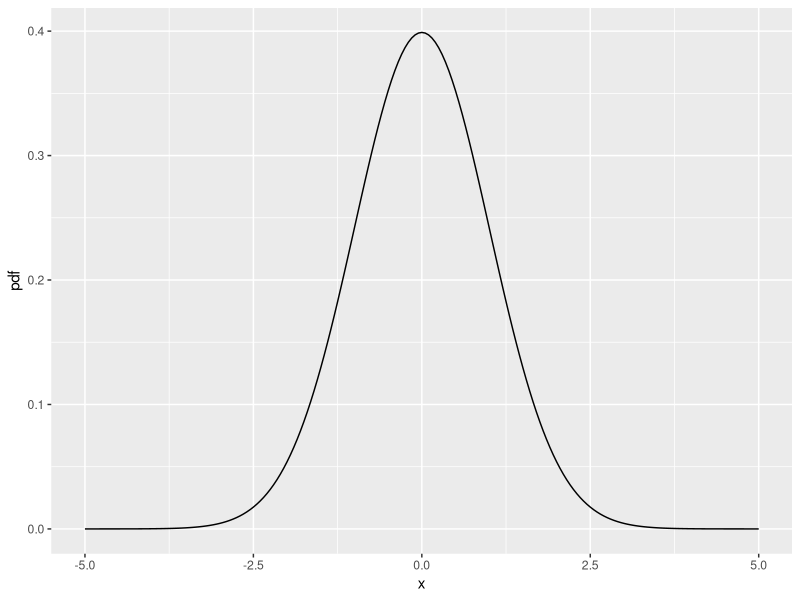
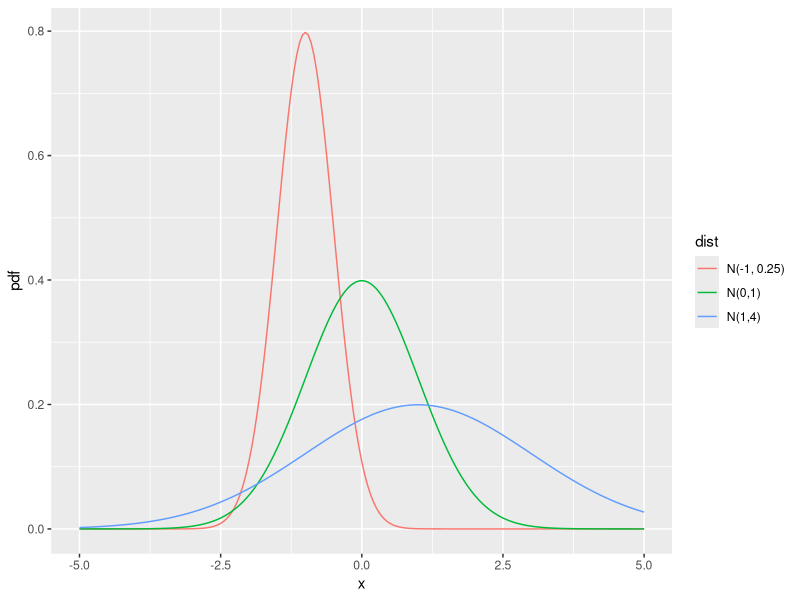
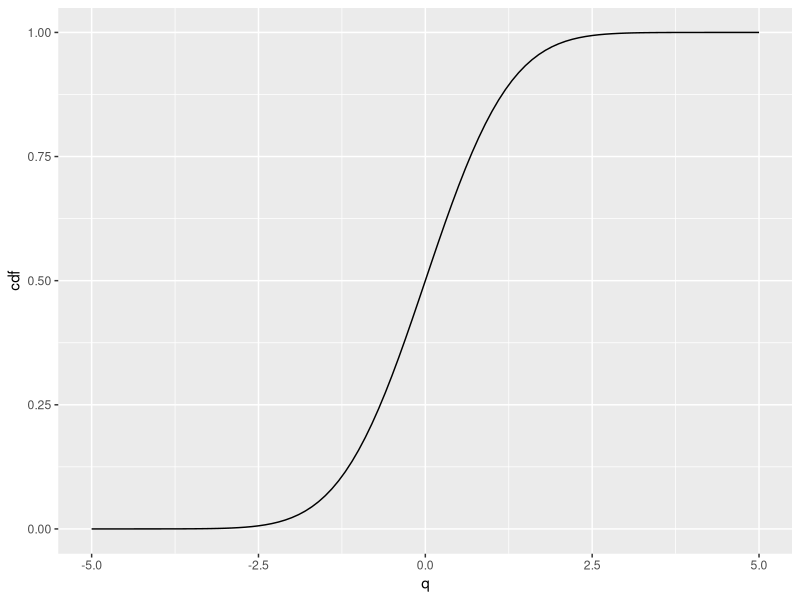
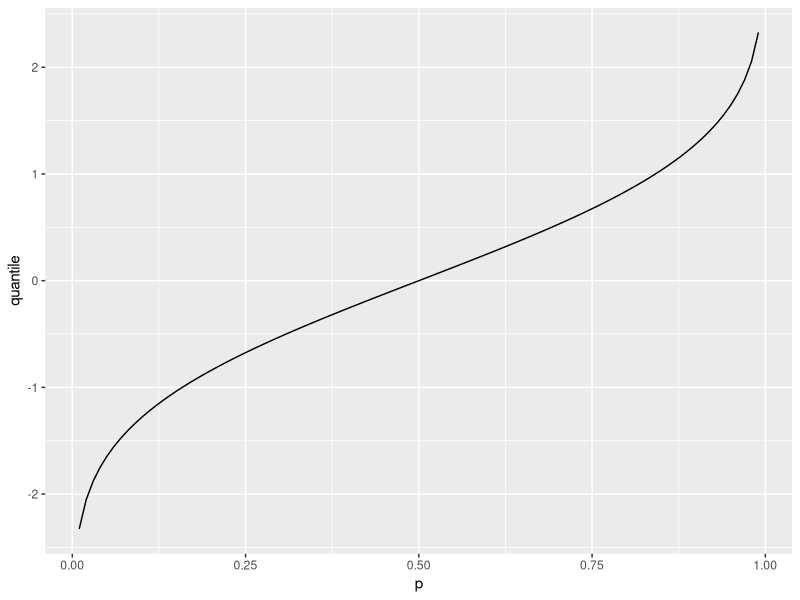

Reproduce these figures in R, in order.
## ---- chunk 1
Code  <- c("`dnorm(x, mean, sd)`","`pnorm(q, mean, sd)`","`qnorm(p, mean, sd)`","`rnorm(n, mean, sd)`")
Name <- c("probability density function", "cumulative distribution function", "quantile function", "random number generator")
Section <- c("\\@ref(pdf)","\\@ref(cdf)","\\@ref(qf)","\\@ref(rng)")
d <- data.frame(Code, Name, Section)
knitr::kable(d)
## ---- chunk 2
dnorm(0, mean = 1, sd = 2)
dnorm(1, mean = -1, sd = 0.5)
dnorm(0) #standard normal
## ---- chunk 3
dnorm(c(0,1,0), mean = c(1, -1, 0), sd= c(2, 0.5, 1))
## ---- chunk 4
dnorm(0, mean = c(1, -1, 0), sd= c(2, 0.5, 1))
## ---- chunk 5
dnorm(c(-3, 2, 5), mean = 3, sd = 2)
## ---- chunk 6
library(ggplot2)
x <- seq(from = -5, to = 5, by = 0.05)
norm_dat <- data.frame(x = x, pdf = dnorm(x))
ggplot(norm_dat) + geom_line(aes(x = x, y = pdf))
## ---- chunk 7
x <- seq(from = -5, to = 5, by = 0.05)
norm_dat_1 <- data.frame(dist = "N(0,1)", x = x, pdf = dnorm(x))
norm_dat_2 <- data.frame(dist = "N(1,4)", x = x, pdf = dnorm(x, mean = 1, sd = 2))
norm_dat_3 <- data.frame(dist = "N(-1, 0.25)", x = x, pdf = dnorm(x, mean = -1, sd = 0.5))
norm_dat <- rbind(norm_dat_1, norm_dat_2, norm_dat_3)
ggplot(norm_dat) + geom_line(aes(x = x, y = pdf, color = dist))
## ---- chunk 8
pnorm(0, mean = 1, sd = 2)
pnorm(0) # cdf at 0 of standard normal
## ---- chunk 9
q <- seq(from = -5, to = 5, by = 0.1)
norm_dat <- data.frame(q = q, cdf = pnorm(q))
ggplot(norm_dat) + geom_line(aes(x = q, y = cdf))
## ---- chunk 10
pnorm(qnorm(c(0.5,0.7)))
## ---- chunk 11
qnorm(0.5, mean = 1, sd = 2)
qnorm(0.5)
## ---- chunk 12
p <- seq(from =  0.01, to = 0.99, by = 0.01)
norm_dat <- data.frame(p = p, quantile = qnorm(p))
ggplot(norm_dat) + geom_line(aes(x = p, y = quantile))
## ---- chunk 13
rnorm(3, mean = 0, sd = 1) #generate 3 random numbers from N(0, 1)
rnorm(3) #generate another 3 random numbers from N(0,1)
## ---- chunk 14
set.seed(724)
rnorm(3) 
## ---- chunk 15
set.seed(724)
rnorm(3) 
## ---- chunk 16
set.seed(724)
rnorm(1)
rnorm(3) 
## ---- chunk 17
set.seed(826)
rnorm(3) 
## ---- chunk 18
x <- rnorm(1e6, mean = 1, sd = 2)
mean(x) #sample mean
sd(x)   #sample standard deviation
